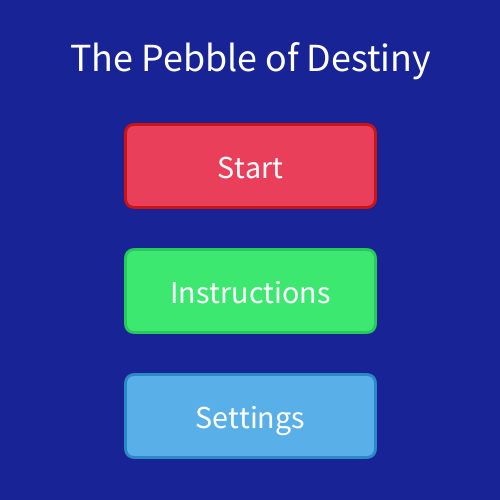
Frame 1 (no input)
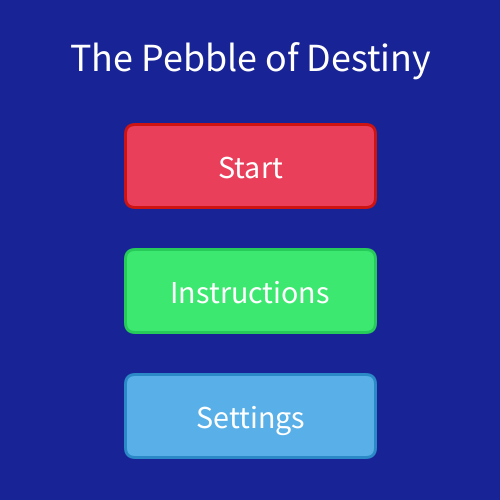
Frame 60 (the mouse pressed at the canvas centre just before this capture)
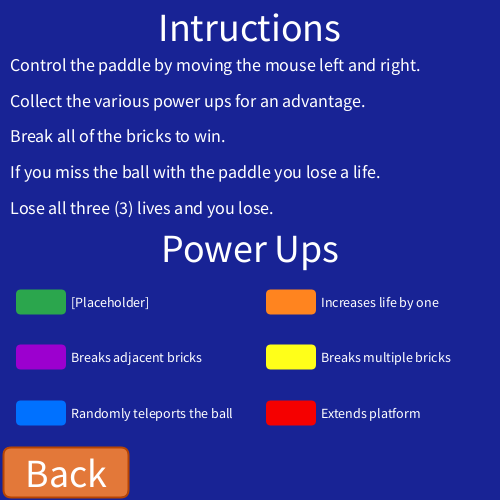
Frame 120 (the mouse held since frame 60 and released just before this capture)

The Processing sketch that drew these frames (run headless with seeded random() and noise(); from frame 60 on, the mouse is pressed at the canvas centre):

// Processing sketch: Breakout_V0010
// ── Breakout_V0010.pde
//Creates a 6x10 array to store brick values
int[][] bricks = {
  {1,1,1,1,1,1,1,1,1,1}, {1,1,1,1,1,1,1,1,1,1}, {1,1,1,1,1,1,1,1,1,1}, 
  {1,1,1,1,1,1,1,1,1,1}, {1,1,1,1,1,1,1,1,1,1}, {1,1,1,1,1,1,1,1,1,1}
};
//Global variables
//Main Game Variables
color backgroundColour = color(24,35,149);
color baseBrick = color(255);
float ballX = 0;
float ballY = 0;
int ballDX = -1; //States direction: -1 == Left, 1==Right, 0 == Stationary
int ballDY = -1; //States direction: -1 == Up, 1==Down, 0 == Stationary
boolean directionChange = false;
float ballSpeedY = 1;
float ballSpeedX = 1;
float speedIncrease = 0;
float speedGapClose = 1/2;
int ballRadius = 5;
int life = 3;
int lifeTimer = 0;
int lifeFade = 0;
float platformX = 0;
float platformSpeed = 1;
float platformWidth = 70;
int platformHeight = 10;
float ballEdgeX = 0;
float ballEdgeY = 0;
int sideLeft = 0;
int sideRight = 0;
int sideUp = 0;
int sideDown = 0;
float ballDxRand;
boolean hitPlatform = false;
boolean lifeLost = false;
int bricksExist = 0;
boolean powerupsEnabled = true;
boolean gameClick = false;
boolean endCard = false;
int yellowTime = 0;
boolean gameStarted = false;

//Title Screen Variables
int gameState = 0;
float titleAdjust;
float titleStartX;
float titleStartY;
float titleStartWidth;
float titleStartHeight;
boolean titleClick = false;
float titleInstructX;
float titleInstructY;
float titleInstructWidth;
float titleInstructHeight;
float titleSettingsX;
float titleSettingsY;
float titleSettingsWidth;
float titleSettingsHeight;
float titleBackX;
float titleBackY;
float titleBackWidth;
float titleBackHeight;
color titleBack = color(227,120,57);
color titleBackHover = color(183,68,2);
color titleRed = color(234,63,91);
color titleDarkRed = color(206,19,19);
color titleGreen = color(61,232,113);
color titleDarkGreen = color(39,203,89);
color titleBlue = color (89,176,232);
color titleDarkBlue = color (42,137,198);
boolean startHover = false;
boolean instructHover = false;
boolean settingsHover = false;
boolean backHover = false;

//Brick Colours
color greenBrick = color(43,166,77);
color purpleBrick = color(156,0,207);
color blueBrick = color(0,113,255);
color orangeBrick = color(255,132,31);
color yellowBrick = color(255,255,25);
color redBrick = color(245,0,0);

void setup() {
  size(500,500);
  
  //Main Game Initialisation
  background(0);
  //noLoop();
  resetGame();
  frameRate(120);
  ballEdgeX = ballX;
  ballEdgeY = ballY;
  rectMode(CENTER);
  
  //Title Screen
  titleAdjust = width/6;
  titleStartX = width/2;
  titleStartY = height/6 + titleAdjust;
  titleStartWidth = titleStartX;
  titleStartHeight = height/6;
  titleInstructX = titleStartX;
  titleInstructY = 5*height/12 + titleAdjust;
  titleInstructWidth = titleStartWidth;
  titleInstructHeight = titleStartHeight;
  titleSettingsX = titleStartX;
  titleSettingsY = 4*height/6 + titleAdjust;
  titleSettingsWidth = titleStartWidth;
  titleSettingsHeight = titleStartHeight;
  titleBackWidth = width/4;
  titleBackHeight = height/10;
  titleBackX = titleBackWidth/2+3;
  titleBackY = height-titleBackHeight/2-3;
  
  //Instructions Screen
  
  
  //Settings Screen
  
}

void draw() {
  //Reset to default state to account for existing code
  background(backgroundColour);
  strokeWeight(5);
  stroke(backgroundColour);
  textAlign(BASELINE);
  rectMode(CENTER);
  
  //Title Screen***********************************
  if (gameState == 0) {
    //Set states for title screen
    strokeWeight(3);
    textAlign(CENTER);
    textSize(32);
    
    //Draw Start Button
    if (titleButtonCheck(titleStartX,titleStartY,titleStartWidth,titleStartHeight) == true) {
      fill(titleDarkRed);
      stroke(titleRed);
      startHover = true;
    } else {
      fill(titleRed);
      stroke(titleDarkRed);
      startHover = false;
    }
    rect(titleStartX, titleStartY, titleStartWidth, titleStartHeight,10);
    
    //Draw Instructions Button
    if (titleButtonCheck(titleInstructX,titleInstructY,titleInstructWidth,titleInstructHeight) == true) {
      fill(titleDarkGreen);
      stroke(titleGreen);
      instructHover = true;
    } else {
      fill(titleGreen);
      stroke(titleDarkGreen);
      instructHover = false;
    }
    rect(titleInstructX, titleInstructY, titleInstructWidth, titleInstructHeight,10);
    
    //Draw Settings Button
    if (titleButtonCheck(titleSettingsX,titleSettingsY,titleSettingsWidth,titleSettingsHeight) == true) {
      fill(titleDarkBlue);
      stroke(titleBlue);
      settingsHover = true;
    } else {
      fill(titleBlue);
      stroke(titleDarkBlue);
      settingsHover = false;
    }
    rect(titleSettingsX, titleSettingsY, titleSettingsWidth, titleSettingsHeight,10);
    
    //Change to game if a title button is clicked
    if ((titleClick==true) && (startHover == true)) {
      gameState = 1;
      titleClick = false;
    } 
    if ((titleClick==true) && (instructHover == true)) {
      gameState = 2;
      titleClick = false;
    }
    if ((titleClick==true) && (settingsHover == true)) {
      gameState = 3;
      titleClick = false;
    }
    fill(255);
    text("Start", titleStartX, titleStartY + titleStartHeight/7);
    text("Instructions", titleInstructX, titleInstructY + titleInstructHeight/7);
    text("Settings", titleSettingsX, titleSettingsY + titleSettingsHeight/7);
    
    
    //Game Name
    textSize(40);
    textAlign(CENTER);
    text("The Pebble of Destiny",width/2,height/7);
  } 
  
  
  //Instructions Page******************************************
  else if (gameState == 2) {
    backButton();
    
    //Titles
    textAlign(CENTER);
    textSize(40);
    text("Intructions",width/2,height/12);
    text("Power Ups",width/2,6*height/12+height/40);
       
    //Instructional Text
    textAlign(BASELINE);
    textSize(18);
    text("Control the paddle by moving the mouse left and right.", width/50, 2*height/14);
    text("Break all of the bricks to win.", width/50, 4*height/14);
    text("Collect the various power ups for an advantage.", width/50, 3*height/14);
    text("If you miss the ball with the paddle you lose a life.", width/50, 5*height/14);
    text("Lose all three (3) lives and you lose.", width/50, 6*height/14);
    
    textSize(14);
    //Powerup Text******************************************************************************************
    text("[Placeholder]",width/7,59*height/96);
    text("Breaks adjacent bricks",width/7,59*height/96+height/9);
    text("Randomly teleports the ball",width/7,59*height/96+2*height/9);
    text("Increases life by one",width/7+width/2,59*height/96);
    text("Breaks multiple bricks",width/7+width/2,59*height/96+height/9);
    text("Extends platform",width/7+width/2,59*height/96+2*height/9);
    
    //Draw Powerup squares
    for (int i = 0; i < 2; i++) {
      for (int j = 0; j < 3; j++) {
        //Determine colours of the squares
        if (i == 0 && j == 0) {
          fill(greenBrick);
        } else if (i == 0 && j == 1) {
          fill(purpleBrick);
        } else if (i == 0 && j == 2) {
          fill(blueBrick);
        } else if (i == 1 && j == 0) {
          fill(orangeBrick);
        } else if (i == 1 && j == 1) {
          fill(yellowBrick);
        } else if (i == 1 && j == 2) {
          fill(redBrick);
        }
        noStroke();
        rect(width/12+i*width/2,29*height/48+j*height/9,width/10,height/20,5);
      }
    }
  } 
  
  
  //Settings Page**********************************************
  else if (gameState == 3) {
    backButton();
    
    
    
  }
  
  
  //Main Game**************************
  else if (gameState == 1) {
    
    checkGameState();
      
    //Ball Location Changes
    if (gameStarted == true) {
      if (ballDX == -1) {
        ballX -= ballSpeedX;
      } else if (ballDX == 1) {
        ballX += ballSpeedX;
      } 
      if (ballDY == -1) {
        ballY -= ballSpeedY;
      } else if (ballDY == 1) {
        ballY += ballSpeedY;
      } 
    } else {
      ballX = platformX;
    }
    
    //Window Edge Direction Changes
    if (ballEdgeX <= 0) {
      ballDX = 1;
    } else if (ballEdgeX >= width) {
      ballDX = -1;
    } 
    if (ballEdgeY <= 0) {
      ballDY = 1;
    } else if ((ballY >= height+ballSpeedY*120) && endCard == false) {
      //Will reset the game 2 seconds after the ball has gone off screen
      resetGame();
      life -= 1;
    } else if ((ballEdgeY >= height) && (endCard == true)) {
      ballRebound();
    }
    
    //Displays remaining lives for 7 seconds unless the endcard is enabled
    if (endCard == false) {
      if (lifeTimer > 0) {
        fill(255,255,255,240-lifeFade);
        textSize(19);
        text("Life: " + life, 5, 20);
        fill(255);
        lifeTimer -= 1;
        //Fades the text out after 5 seconds, over 2 seconds
        if (lifeTimer != 0 && lifeTimer < 240) {
          lifeFade++;
        }
        //Resets timer state
        if (lifeTimer == 0) {
          lifeLost = false;
          lifeFade = 0;
        }
      }
    }
      
    //Locks platform within the view window
    if (abs(mouseX - platformX) > 0.1) {
      platformX = platformX + (mouseX - platformX) * platformSpeed;
    }
    platformX = constrain(platformX, platformWidth/2, width-platformWidth/2);
    
    //Draw platform unless the endcard is enabled
    if (endCard == false) {
      noStroke();
      rect(platformX, 9*height/10, platformWidth, platformHeight,5);
      stroke(backgroundColour);
    
      //Check for hitting platform
      if (ballEdgeY-ballSpeedY >= height/500+9*height/10 - platformHeight && ballEdgeY <= height/500+9*height/10 + platformHeight 
      && ballEdgeX >= platformX - platformWidth/2 && ballEdgeX <= platformX + platformWidth/2) {
        ballRebound();
        hitPlatform = false;//********************CHECK THIS IF NEEDED**************************
      }
    }
    
    //Forces average ball speed to increase
    if (endCard == false) {
      ballSpeedIncreaseRate();
    }
    
    //Calculating the ball edge location
    if (ballDX == -1) {
      ballEdgeX = ballX - ballRadius;
    } else if (ballDX == 1) {
      ballEdgeX = ballX + ballRadius;
    } if (ballDY == -1) {
      ballEdgeY = ballY - ballRadius;
    } else if (ballDY == 1) {
      ballEdgeY = ballY + ballRadius;
    }
    
    //Draw Bricks
    fill(255);
    //X-axis bricks
    for (int i = 0; i < bricks[0].length; i++) {
      //Y-axis bricks
      for (int j = 0; j < bricks.length; j++) {
        
        //Check if the brick is in play
        if (ballEdgeY <= (j+1)*height/20+height/13 && ballEdgeY >= j*height/20+height/13 
        && ballEdgeX >= i*width/10 && ballEdgeX <= (i+1)*width/10 && bricks[j][i] >= 1) {
          //Check Powers Here**********************************************************************************
          
          //Yellow Brick Powerup
          if (bricks[j][i] == 6) {
            yellowTime = 30;
          }
          bricks[j][i] = 0;
          //Check which way it is approaching from
          if(yellowTime == 0) {
            if (sideDown == 1) {
              ballDY = 1;
              sideDown = 0;
            } else if (sideUp == 1) {
              ballDY = -1;
              sideUp = 0;
            } else if (sideLeft == 1) {
              ballDX = -1;
              sideLeft = 0;
            } else if (sideRight == 1) {
              ballDX = 1;
              sideRight = 0;
            }       
          }
        }
        
        //Draw brick if it is in play
        if (bricks[j][i] >= 1) {
          createBrick(bricks[j][i],i,j);
        }
        
      }
      
    }
    
    //Drains the time the yellow powerup is active
    if (yellowTime > 0) {
      yellowTime -= 1;
    }
    
    //Checks 1 frame head to see if ball will hit a brick
    for (int i = 0; i < bricks[0].length; i++) {
      for (int j = 0; j < bricks.length; j++) {
        //Check if hitting side of a brick
        if(bricks[j][i] >= 1) {
          if (ballDX == -1) {
            if (nextFrameCheck("RIGHT",j,i) == true) {
              sideRight = 1;
            }
          } else if (ballDX == 1) {
              if (nextFrameCheck("LEFT",j,i) == true) {
                sideLeft = 1;
            }
          } 
          if (ballDY == -1) {
              if (nextFrameCheck("DOWN",j,i) == true) {
                sideDown = 1;
            }
          } else if (ballDY == 1) {
              if (nextFrameCheck("UP",j,i) == true) {
                sideUp = 1;
            }
          }
        }
      }
    }
      
    //Draw Ball
    noStroke();
    if (endCard == false) {
      fill(255);
    } else {
      fill(255,255,255,100);
    }
    ellipse(ballX,ballY,2*ballRadius,2*ballRadius);
    stroke(0);
  }
}

//Checks if the game has been won or lost
void checkGameState() {
  
  //Checks losing Conditions
  if (life < 0) {
    powerupsEnabled = false;
    endCard = true;
    if (life == -1) {
      resetGame();
      life -= 1;
    }
    fill(255);
    textAlign(CENTER);
    text("You Lose!",width/2,height/2);
    text("Click to return to the title screen",width/2,height/2+height/12);
    textAlign(BASELINE);
    gameStarted = true; // SOMETHING CAUSE BALL TO FOLLOW MOUSE ON END SCREEN
    
    if (gameClick == true) {
      gameState = 0;
      life = 3;
      powerupsEnabled = true;
      endCard = false;
      resetGame();
    }
  }
  
  //Checks Winning Conditions
  bricksExist = 0;
  
  for (int i = 0; i < bricks[0].length; i++) {
    for (int j = 0; j < bricks.length; j++) {
      if (bricks[j][i] != 0) {
        bricksExist = 1;
      }
    }
  }
  
  if(bricksExist == 0) {
    //winning Event*******************************************************
    
  }
}

//Resets the active game state
void resetGame() {
  
  if (powerupsEnabled == true) {
    assignPower();
  } else {
    assignBricks(endCard);
  }
  
  ballX = width/2;
  ballY = 9*height/10-2*ballRadius;
  ballDX = DxRand();
  ballDY = -1;
  speedIncrease = 0;
  speedGapClose = 0;
  if (endCard == false) {
    ballSpeedX = random(1/2,2);
    ballSpeedY = random(3/4,2);
  } else if (endCard == true) {
    ballSpeedX = random(2,3);
    ballSpeedY = random(2,3);
  }
  lifeTimer = 840;
  lifeFade = 0;
  gameStarted = false;
}

void assignBricks(boolean trans) {
  //Set all bricks to exist
  //X-axis bricks
  for (int i = 0; i < bricks[0].length; i++) {
    //Y-axis bricks
    for (int j = 0; j < bricks.length; j++) {
      
      if (trans == false) {
        bricks[j][i] = 1;
      } else {
        bricks[j][i] = 8;
      }
            
    }
  }
}

void assignPower() {
  assignBricks(false);
  
  //Generates random brick location, checks if it is normal, then assigns a power
  for (int p = 2; p < 8; p++) {
    int xLocal = randomBrick('x');
    int yLocal = randomBrick('y');
    while (bricks[yLocal][xLocal] != 1) {
      xLocal = randomBrick('x');
      yLocal = randomBrick('y');
    }
    bricks[yLocal][xLocal] = p;
  }
  
}

int randomBrick(char direction) {
  int count = 0;
  if(direction == 'x') {
    //Selects random X brick, bounded to the existing bricks
    count = int(random(0,10));
    while(count < 0 || count > 9) {
      count = int(random(0,10));
    }
  } else if(direction == 'y') {
    //Selects random y brick, bounded to the existing bricks
    count = int(random(0,6));
    while(count < 0 || count > 5) {
      count = int(random(0,6));
    }
  } else {
    //Error if x or y are not selected
    println("Error: randomBrick function used incorrectly");
  }
  return count;
}

//Used for creating the 6x10 grid of bricks, can only be used in a for loop
void createBrick(int colour, int xRel, int yRel) {
  if (colour == 1) {
    fill(baseBrick);
  } else if (colour == 2) {
    fill(greenBrick);
  } else if (colour == 3) {
    fill(purpleBrick);
  } else if (colour == 4) {
    fill(blueBrick);
  } else if (colour == 5) {
    fill(orangeBrick);
  } else if (colour == 6) {
    fill(yellowBrick);
  } else if (colour == 7) {
    fill(redBrick);
  } else if (colour == 8) {
    fill (255,255,255,100);
  } else {
    text("Error",xRel*width/10+width/20,yRel*height/20+height/10);
  }
  rect(xRel*width/10+width/20,yRel*height/20+height/10,width/10,height/20,7);
  
}

//Increases ball average ball speed at rate of 1 pixel per 42 seconds
void ballSpeedIncreaseRate() {
  if (speedIncrease <= 3) {
    speedIncrease += 0.0002;
  }
  if (speedGapClose <= 1) {
    speedGapClose += 0.0001;
  }
}

//Generates a random speed for the ball
float randomSpeed() {
  float speed = random(0.5 + speedGapClose + speedIncrease, 2 + speedIncrease);
  return speed;
}

//For rebounding the ball randomly from the bottom of the screen/platform
void ballRebound() {
  ballDY = -1;
  ballDX = DxRand();
  ballSpeedX = randomSpeed();
  ballSpeedY = randomSpeed();
}

//Randomises the direction of the ball in the x direction
int DxRand() {
  //Randomly selects -1 or 1
  for (int i=0; i<1; i++) {
    ballDxRand = (float)random(-1, 1);
    if (ballDxRand <0) {
      ballDxRand = -1;
    } else if 
      (ballDxRand > 0) {
      ballDxRand = 1;
    }
    //Re-randomises the choice if it is not -1 or 1
    while (ballDxRand==0) {
      for (int j=0; j<10; j++) {
        ballDxRand= (float)random(-1, 1);
        if (ballDxRand <0) {
          ballDxRand=-1;
        } else if 
          (ballDxRand>0) {
          ballDxRand=1;
        }
      }
     
    }
  }
  return int(ballDxRand);
}

//This must be used inside a for loop
boolean nextFrameCheck(String direction, int j, int i) {
  boolean checker = false;
  //Checks if hitting left or right side of bricks
  if (direction == "LEFT" || direction == "RIGHT") {  
    if (ballEdgeY <= (j+1)*height/20+height/13 && ballEdgeY >= j*height/20+height/13) {
      if (direction == "RIGHT" && ballEdgeX-ballSpeedX >= i*width/10 && ballEdgeX-ballSpeedX <= (i+1)*width/10) {
        checker = true;
      } else if(direction == "LEFT" && ballEdgeX+ballSpeedX >= i*width/10 && ballEdgeX+ballSpeedX <= (i+1)*width/10) {
        checker = true;
      }
    }
    //Check is hitting the top or bottom of the brick
  } else if (direction == "UP" || direction == "DOWN") {
    if (ballEdgeX >= i*width/10 && ballEdgeX <= (i+1)*width/10) {
      if (direction == "DOWN" && ballEdgeY-ballSpeedY <= (j+1)*height/20+height/13 && ballEdgeY+ballSpeedY >= j*height/20+height/13) {
        checker = true;
      } else if (direction == "UP" && ballEdgeY-ballSpeedY <= (j+1)*height/20+height/13 && ballEdgeY+ballSpeedY >= j*height/20+height/13) {
        checker = true;
      }
    }
  } else {
    println("frameCheck used incorrectly");
  }
  return checker;
}

void backButton() {
  strokeWeight(2); 
  
  //Back button
  if (titleButtonCheck(titleBackX,titleBackY,titleBackWidth,titleBackHeight) == true) {
    fill(titleBackHover);
    stroke(titleBack);
    backHover = true;
  } else {
    fill(titleBack);
    stroke(titleBackHover);
    backHover = false;
  }
  rect(titleBackX, titleBackY, titleBackWidth, titleBackHeight,8);
  
  if ((titleClick==true) && (backHover == true)) {
    gameState = 0;
    titleClick = false;
  }
  
  //Back Text
  textSize(40);
  textAlign(CENTER);
  fill(255);
  text("Back",titleBackX, titleBackY+height/32);
}

//
boolean titleButtonCheck(float X,float Y,float W,float H) {
  boolean hover = false;
  if ((mouseX>X-W/2) && (mouseX<X+W/2) && (mouseY>Y-H/2) && (mouseY<(Y+H/2))) {
    hover = true;
  }
  return hover;
}

//checks if the mouse has been clicked on the title screens
void mousePressed() {
  if (gameState != 1) {
    titleClick = true;
  } else if (gameState == 1) {
    gameClick = true;
    gameStarted = true;
  }
}

//
void mouseReleased() {
  titleClick = false;
  gameClick = false;
}
